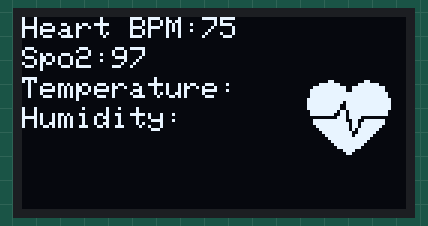
A sketch run on a simulated Arduino Uno, built with avr-gcc and run on an emulated ATmega328P. On the bench: 128×64 one-colour display.

Above: at 2.2 s.

The sketch:

workingOLEDdisplay.ino
```cpp
#include <MAX30100.h>

#include <SPI.h>
#include <Wire.h>
#include <Adafruit_GFX.h>
#include <Adafruit_SSD1306.h>

#define SCREEN_WIDTH 128 // OLED display width, in pixels
#define SCREEN_HEIGHT 64 // OLED display height, in pixels


// Declaration for an SSD1306 display connected to I2C (SDA, SCL pins)
// The pins for I2C are defined by the Wire-library.
// On an arduino UNO:       A4(SDA), A5(SCL)
// On an arduino MEGA 2560: 20(SDA), 21(SCL)
// On an arduino LEONARDO:   2(SDA),  3(SCL), ...
#define OLED_RESET     4 // Reset pin # (or -1 if sharing Arduino reset pin)
#define SCREEN_ADDRESS 0x3C ///< See datasheet for Address; 0x3D for 128x64, 0x3C for 128x32
Adafruit_SSD1306 display(SCREEN_WIDTH, SCREEN_HEIGHT, &Wire, OLED_RESET);

#define NUMFLAKES     10 // Number of snowflakes in the animation example

#define LOGO_HEIGHT   16
#define LOGO_WIDTH    16
static const unsigned char PROGMEM logo_bmp[] =
{ 0b00000000, 0b11000000,
  0b00000001, 0b11000000,
  0b00000001, 0b11000000,
  0b00000011, 0b11100000,
  0b11110011, 0b11100000,
  0b11111110, 0b11111000,
  0b01111110, 0b11111111,
  0b00110011, 0b10011111,
  0b00011111, 0b11111100,
  0b00001101, 0b01110000,
  0b00011011, 0b10100000,
  0b00111111, 0b11100000,
  0b00111111, 0b11110000,
  0b01111100, 0b11110000,
  0b01110000, 0b01110000,
  0b00000000, 0b00110000 };

const unsigned char bitmap [] PROGMEM=
{
0x00, 0x00, 0x00, 0x00, 0x01, 0x80, 0x18, 0x00, 0x0f, 0xe0, 0x7f, 0x00, 0x3f, 0xf9, 0xff, 0xc0,
0x7f, 0xf9, 0xff, 0xc0, 0x7f, 0xff, 0xff, 0xe0, 0x7f, 0xff, 0xff, 0xe0, 0xff, 0xff, 0xff, 0xf0,
0xff, 0xf7, 0xff, 0xf0, 0xff, 0xe7, 0xff, 0xf0, 0xff, 0xe7, 0xff, 0xf0, 0x7f, 0xdb, 0xff, 0xe0,
0x7f, 0x9b, 0xff, 0xe0, 0x00, 0x3b, 0xc0, 0x00, 0x3f, 0xf9, 0x9f, 0xc0, 0x3f, 0xfd, 0xbf, 0xc0,
0x1f, 0xfd, 0xbf, 0x80, 0x0f, 0xfd, 0x7f, 0x00, 0x07, 0xfe, 0x7e, 0x00, 0x03, 0xfe, 0xfc, 0x00,
0x01, 0xff, 0xf8, 0x00, 0x00, 0xff, 0xf0, 0x00, 0x00, 0x7f, 0xe0, 0x00, 0x00, 0x3f, 0xc0, 0x00,
0x00, 0x0f, 0x00, 0x00, 0x00, 0x06, 0x00, 0x00, 0x00, 0x00, 0x00, 0x00, 0x00, 0x00, 0x00, 0x00
};

void setup() {
  Serial.begin(9600);

  // SSD1306_SWITCHCAPVCC = generate display voltage from 3.3V internally
  if(!display.begin(SSD1306_SWITCHCAPVCC, SCREEN_ADDRESS)) {
    Serial.println(F("SSD1306 allocation failed"));
    for(;;); // Don't proceed, loop forever
  }

  // Show initial display buffer contents on the screen --
  // the library initializes this with an Adafruit splash screen.


  // Clear the buffer
  display.clearDisplay();

  // Show the display buffer on the screen. You MUST call display() after
  // drawing commands to make them visible on screen!
  display.display();
  delay(2000);

  displayHeartRate();
  displayOxygenLevel();
  environmentTemperature();
  environmentHumidity();
  onBeatDetected();
}

void loop() {

}


void displayHeartRate(void) {
  display.clearDisplay();
  display.setTextSize(1);
  display.setTextColor(SSD1306_WHITE);
  display.setCursor(60,0);
  display.println(F("75"));
  display.setTextSize(1);
  display.setTextColor(SSD1306_WHITE);
  display.setCursor(0, 0);
  display.println(F("Heart BPM:"));
  display.display();
}

void displayOxygenLevel(void) {
  display.setTextSize(1);
  display.setTextColor(SSD1306_WHITE);
  display.setCursor(30,10);
  display.println(F("97"));
  display.setTextSize(1);
  display.setTextColor(SSD1306_WHITE);
  display.setCursor(0, 10);
  display.println(F("Spo2:"));
  display.display();
}

void environmentTemperature(void) {

  display.setTextSize(1);
  display.setTextColor(SSD1306_WHITE);
  display.setCursor(0, 20);
  display.println(F("Temperature:"));
  display.display();
}

void environmentHumidity(void) {
  display.setTextSize(1);
  display.setTextColor(SSD1306_WHITE);
  display.setCursor(0, 30);
  display.println(F("Humidity:"));
  display.display();
}

void onBeatDetected()
{
display.drawBitmap( 95, 20, bitmap, 28, 28, 1);
display.display();
}
```
